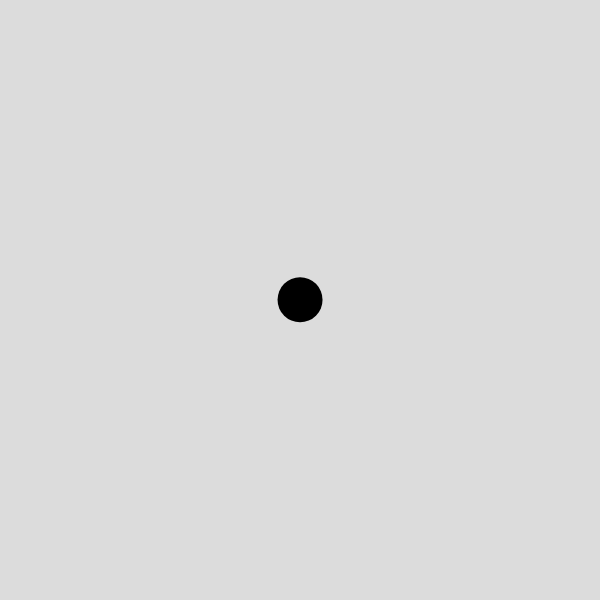
Frame 1 (no input)
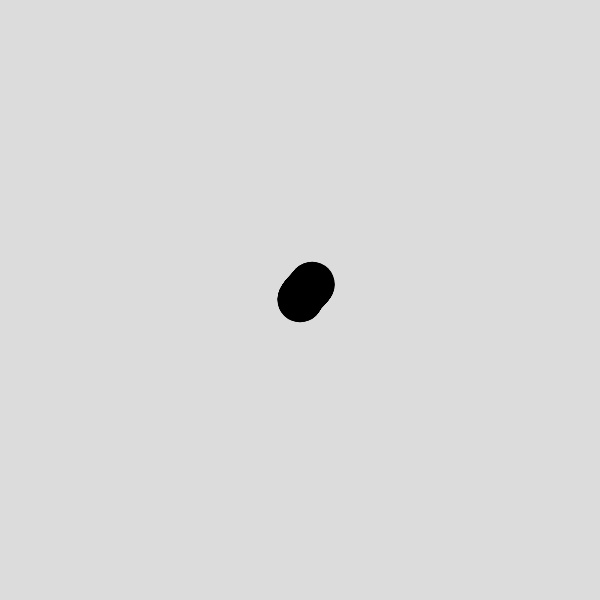
Frame 60 (no input)
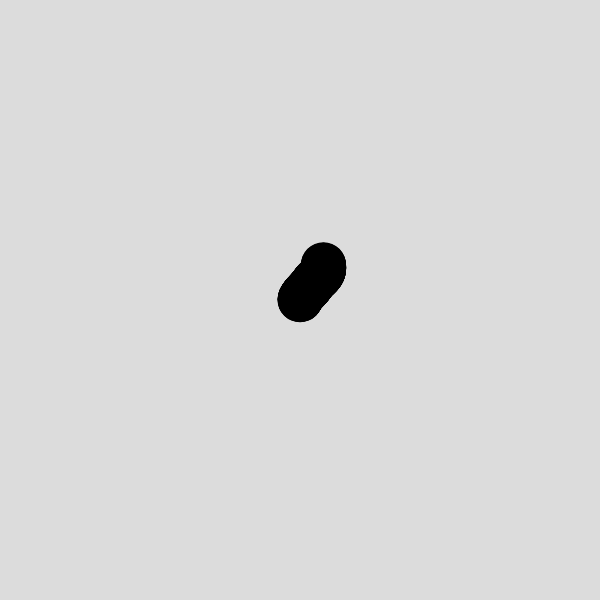
Frame 120 (the mouse pressed at the canvas centre since frame 60)

The p5.js sketch that drew these frames (run headless with seeded random() and noise() and a simulated clock; from frame 60 on, the mouse is pressed at the canvas centre):

// p5.js sketch
// ── sketch.js
// Gaussian Random Walker
//    Gaussian random walk is defined as one in which the step
//    size is generated with a normal distribution.
// The Nature of Code by Daniel Shiffman, Ch. 0 Randomness
//
// Author: Taylor Barringer
// Date:   2025-03-01

let walker;
let bounds = 9;

function setup() {
  createCanvas(600, 600);
  walker = new Walker();
  background(220);
}

function draw() {
  walker.step();
  walker.show();
}

class Walker {
  constructor() {
    this.x = width / 2;
    this.y = height / 2; 
    this.tx = random(1000); // Perlin noise seed for x
    this.ty = random(1000); // Perlin noise seed for y   this.y = height / 2;
  }

  show() {
    noStroke();
    fill(0, 0, 0);
    circle(this.x, this.y, 45);
  }

  step() {
  let stepSize = 3;

  // Generate smooth Perlin noise values
  let xstep = (noise(this.tx) - 0.5) * stepSize;
  let ystep = (noise(this.ty) - 0.5) * stepSize;

  this.tx += 0.005; // Increment noise value for next frame
  this.ty += 0.005;

// If close to an edge, apply a repelling force
  let edgeThreshold = 100; // How close it gets before repelling
  let repelFactor = 0.02; // Strength of the repel force

  if (this.x < edgeThreshold) xstep += (edgeThreshold - this.x) * repelFactor;
  if (this.x > width - edgeThreshold) xstep -= (this.x - (width - edgeThreshold)) * repelFactor;
  if (this.y < edgeThreshold) ystep += (edgeThreshold - this.y) * repelFactor;
  if (this.y > height - edgeThreshold) ystep -= (this.y - (height - edgeThreshold)) * repelFactor;

  let newX = this.x + xstep;
  let newY = this.y + ystep;

  // Constrain within bounds softly
  newX = max(bounds, min(width - bounds, newX));
  newY = max(bounds, min(height - bounds, newY));

  this.x = newX;
  this.y = newY;
  }

}

// ── style.css
/* Basic reset */
* {
    margin: 0;
    padding: 0;
    box-sizing: border-box;
}

/* Full height and width for the body */
html, body {
    height: 100%;
    width: 100%;
    margin: 0;
}

/* Body setup */
body {
    display: flex;
    flex-direction: column; /* Stack the elements vertically */
}

/* Header container - flex layout to align titles horizontally */
header {
    display: flex;
    justify-content: space-between; /* Space items out */
    align-items: center; /* Align vertically */
    width: 100%;
    padding: 10px 20px; /* Add some padding */
}

/* Title for the blog (left-aligned) */
#blog-title {
    font-weight: bold;
    font-size: 1.2em;
}

/* Title for the project sketch, centered in the header */
#sketch-title {
    font-weight: normal;
    font-size: 1.1em;
    text-align: center;
}

/* Author title (right-aligned) */
#author {
    font-weight: normal;
    font-size: .90em;
    text-align: right;
}

/* Main container for the p5.js sketch */
main {
    flex: 1; /* Takes up remaining vertical space */
    display: flex;
    justify-content: center; /* Horizontally center the sketch */
    align-items: center;     /* Vertically center the sketch */
}

#sketch {
    /* Optional:  If you want to constrain the sketch size */
    /* max-width: 80%; */
    /* max-height: 80%; */
}
